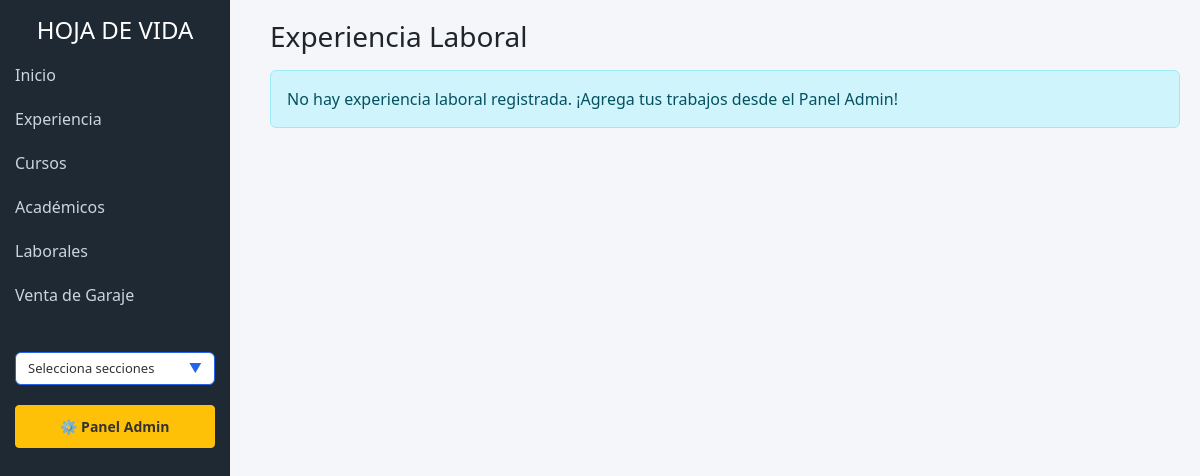
Page /laborales/ on the earlier database version.
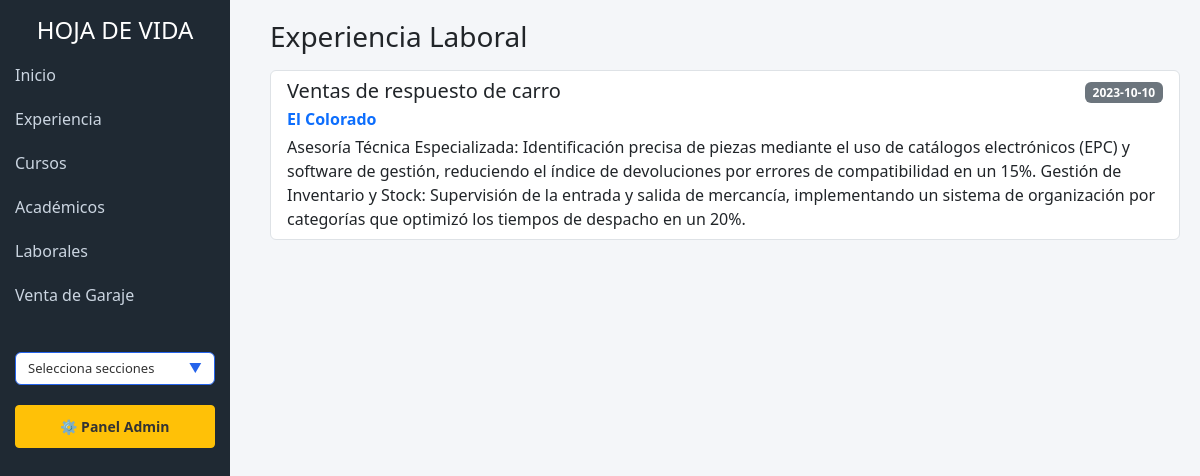
Same page on the later database version.
### perfil/models.py (models this page shows, shortened)
class Trabajo(models.Model):
    cargo = models.CharField(max_length=100) # Ej: Técnico Automotriz
    empresa = models.CharField(max_length=100) # Ej: Taller X
    descripcion = models.TextField() # Lo que hacías ahí
    fecha = models.CharField(max_length=50)

### perfil/views.py (the view)
# urls.py: path('laborales/', views.laborales, name='laborales'),
def laborales(request):
    trabajos = Trabajo.objects.all()
    return render(request, 'laborales.html', {'trabajos': trabajos})

### perfil/templates/laborales.html (shortened to what this page needs)
{% load static %}
<!DOCTYPE html>
<html lang="es">
<head>
    <link href="https://cdn.jsdelivr.net/npm/bootstrap@5.3.2/dist/css/bootstrap.min.css" rel="stylesheet">
</head>
<body>
<div class="sidebar">
    <h4 class="text-center mt-3">HOJA DE VIDA</h4>
    <a href="{% url 'home' %}">Inicio</a>
    <a href="{% url 'experiencia' %}">Experiencia</a>
    <a href="{% url 'cursos' %}">Cursos</a>
    <a href="{% url 'academicos' %}">Académicos</a>
    <a href="{% url 'laborales' %}">Laborales</a>
    <a href="{% url 'venta_garaje' %}">Venta de Garaje</a>
    <div style="padding: 15px; margin-top: 20px;">
        <button class="btn w-100 d-flex justify-content-between align-items-center" type="button" data-bs-toggle="collapse" data-bs-target="#menuDescarga" aria-expanded="false" style="background: white; color: #333; border: 1px solid #2563eb; font-size: 13px;">
            Selecciona secciones <span style="color:#2563eb;">▼</span>
        </button>
    </div>
    <div style="padding: 0 15px; margin-top: 5px;">
        <a href="/admin" target="_blank" class="btn btn-warning w-100 btn-sm fw-bold" style="color: #333;">⚙️ Panel Admin</a>
    </div>
</div>
<div class="content">
    <h3>Experiencia Laboral</h3>
    <ul class="list-group mt-3">
        {% for t in trabajos %}
        <li class="list-group-item">
            <div class="d-flex justify-content-between align-items-center">
                <h5 class="mb-1">{{ t.cargo }}</h5>
                <span class="badge bg-secondary">{{ t.fecha }}</span>
            </div>
            <p class="mb-1 fw-bold text-primary">{{ t.empresa }}</p>
            <p class="mb-0">{{ t.descripcion }}</p>
        </li>
        {% empty %}
        <div class="alert alert-info">
            No hay experiencia laboral registrada. ¡Agrega tus trabajos desde el Panel Admin!
        </div>
        {% endfor %}
    </ul>
</div>
</body>
</html>

Differences in the rows shown:
added Trabajo: cargo "Ventas de respuesto de carro", fecha "2023-10-10", empresa "El Colorado", descripcion "Asesoría Técnica Especializada: Identificación precisa de piezas mediante el uso de catálogos electrónicos (EPC) y software de gestión, reduciendo el índice de devoluciones por errores de compatibilidad en un 15%. Gestión de Inventario y Stock: Supervisión de la entrada y salida de mercancía, implementando un sistema de organización por categorías que optimizó los tiempos de despacho en un 20%."
Other differences:
text no longer shown: "No hay experiencia laboral registrada. ¡Agrega tus trabajos desde el Panel Admin!"
